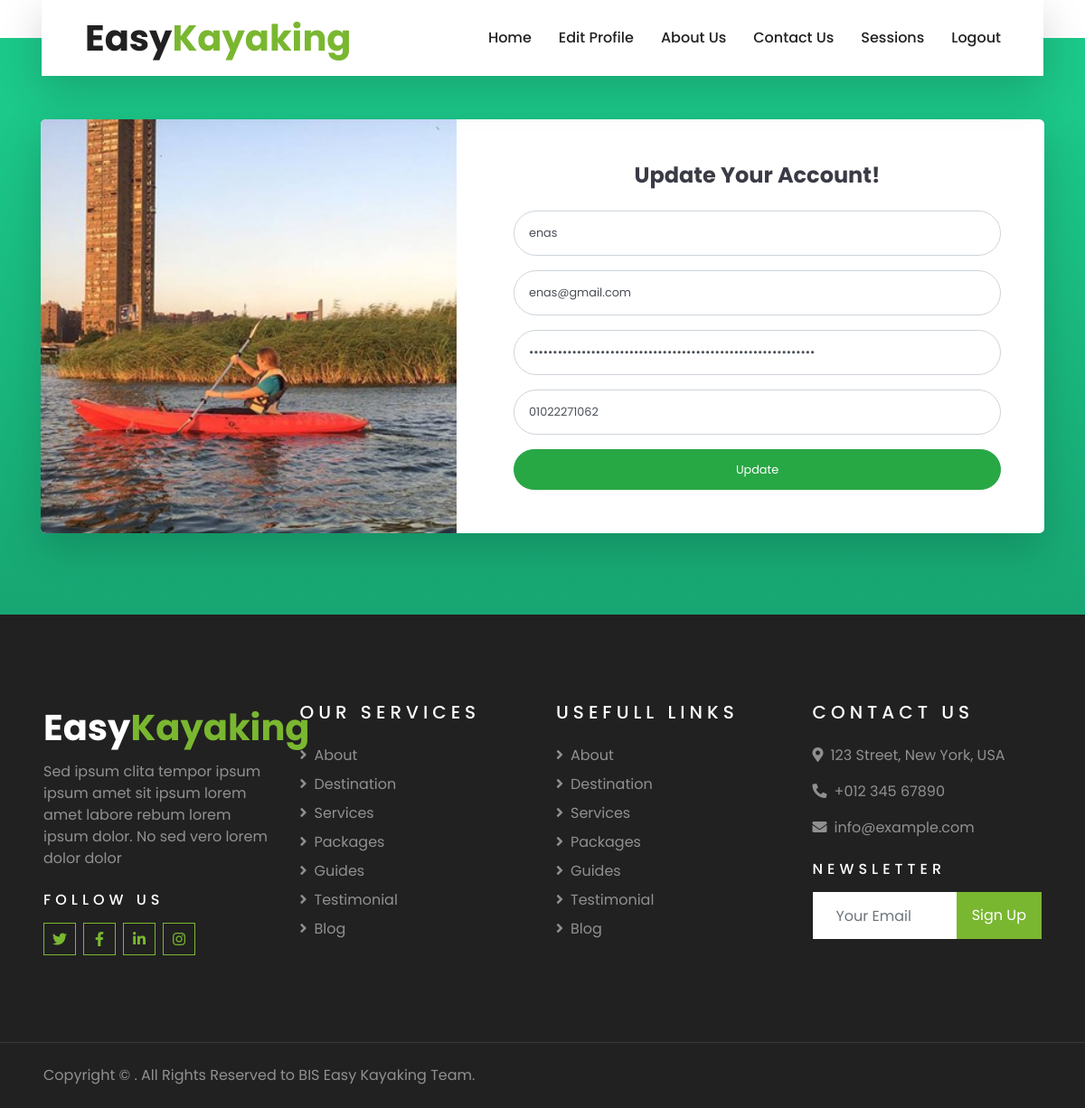
Screenshot of /updateprofile.php?edit=12 (signed in) with the database file from the repository.
### tables this page shows
CREATE TABLE `user` (
  `user_id` int(11) NOT NULL,
  `username` varchar(255) NOT NULL,
  `email` varchar(255) NOT NULL,
  `password` varchar(255) NOT NULL,
  `phone` varchar(255) NOT NULL,
  `suspended` varchar(255) NOT NULL
);

### updateprofile.php (the view, shortened to what this page needs)
<?php
include 'navbar.php' ;
if(isset($_SESSION['id'])){
$userName = "";
  $email = "";
  $password = "";
  $phone_no = "";
if(isset($_GET['edit'])){
  $id = $_GET['edit'];
  $select = "SELECT * FROM `user` WHERE `user_id` = $id";
  $selectQuery = mysqli_query($connect, $select);
  $fetchRow = mysqli_fetch_assoc($selectQuery);
  $userName = $fetchRow["username"];
  $email = $fetchRow["email"];
  $password = $fetchRow["password"];
  $phone_no = $fetchRow["phone"];
}
?>
<!DOCTYPE html>
<html lang="en">
<head>
    <link href="vendor/fontawesome-free/css/all.min.css" rel="stylesheet" type="text/css">
    <link href="css/sb-admin-2.min.css" rel="stylesheet">
<link href="https://cdnjs.cloudflare.com/ajax/libs/font-awesome/5.10.0/css/all.min.css" rel="stylesheet">
<link href="lib/owlcarousel/assets/owl.carousel.min.css" rel="stylesheet">
<link href="lib/tempusdominus/css/tempusdominus-bootstrap-4.min.css" rel="stylesheet" />
<link href="css/style.css" rel="stylesheet">
</head>
<body class="bg-gradient-success">
    <div class="container">
        <div class="card o-hidden border-0 shadow-lg my-5">
            <div class="card-body p-0">
                <div class="row">
                    <div class="col-lg-5 d-none d-lg-block bg-register-image"></div>
                    <div class="col-lg-7">
                        <div class="p-5">
                            <div class="text-center">
                                <h1 class="h4 text-gray-900 mb-4">Update Your Account!</h1>
                            </div>
                            <form class="user" enctype="multipart/form-data" method="POST" >
                                <div class="form-group row">
                                    <div class="col-sm-12 mb-3 mb-sm-0">
                                        <input type="text"  name="username" class="form-control form-control-user"
                                            placeholder="User Name" value="<?php echo $userName; ?>">
                                    </div>
                                </div>
                                <div class="form-group">
                                    <input type="email"  name="email" class="form-control form-control-user"
                                        placeholder="Email Address" value="<?php echo $email; ?>">
                                </div>
                                <div class="form-group row">
                                    <div class="col-sm-12 mb-3 mb-sm-0">
                                        <input type="password"  name="password" class="form-control form-control-user"
                                             placeholder="Password" minlength="8" value="<?php echo $password; ?>">
                                    </div>
                                </div>
                                <div class="form-group row">
                                    <div class="col-sm-12 mb-3 mb-sm-0">
                                        <input type="tel" name="phone"  class="form-control form-control-user"
                                            placeholder="Phone" value="<?php echo $phone_no; ?>" minlength="11" maxlength="11">
                                    </div>
                                </div>
                                <?php if(isset($_GET["edit"])){ ?>
                                <input type="submit" value="Update" name="update" class="btn btn-success btn-user btn-block">
                                <?php } ?>
                            </form>
                        </div>
                    </div>
                </div>
            </div>
        </div>
    </div>
    <div class="container-fluid bg-dark text-white-50 py-5 px-sm-3 px-lg-5" style="margin-top: 90px;">
        <div class="row pt-5">
            <div class="col-lg-3 col-md-6 mb-5">
                <a href="" class="navbar-brand">
                    <h1 class="text-primary"><span class="text-white">Easy</span>Kayaking</h1>
                </a>
                <p>Sed ipsum clita tempor ipsum ipsum amet sit ipsum lorem amet labore rebum lorem ipsum dolor. No sed vero lorem dolor dolor</p>
                <h6 class="text-white text-uppercase mt-4 mb-3" style="letter-spacing: 5px;">Follow Us</h6>
                <div class="d-flex justify-content-start">
                    <a class="btn btn-outline-primary btn-square mr-2" href="#"><i class="fab fa-twitter"></i></a>
                    <a class="btn btn-outline-primary btn-square mr-2" href="#"><i class="fab fa-facebook-f"></i></a>
                    <a class="btn btn-outline-primary btn-square mr-2" href="#"><i class="fab fa-linkedin-in"></i></a>
                    <a class="btn btn-outline-primary btn-square" href="#"><i class="fab fa-instagram"></i></a>
                </div>
            </div>
            <div class="col-lg-3 col-md-6 mb-5">
                <h5 class="text-white text-uppercase mb-4" style="letter-spacing: 5px;">Our Services</h5>
                <div class="d-flex flex-column justify-content-start">
                    <a class="text-white-50 mb-2" href="#"><i class="fa fa-angle-right mr-2"></i>About</a>
                    <a class="text-white-50 mb-2" href="#"><i class="fa fa-angle-right mr-2"></i>Destination</a>
                    <a class="text-white-50 mb-2" href="#"><i class="fa fa-angle-right mr-2"></i>Services</a>
                    <a class="text-white-50 mb-2" href="#"><i class="fa fa-angle-right mr-2"></i>Packages</a>
                    <a class="text-white-50 mb-2" href="#"><i class="fa fa-angle-right mr-2"></i>Guides</a>
                    <a class="text-white-50 mb-2" href="#"><i class="fa fa-angle-right mr-2"></i>Testimonial</a>
                    <a class="text-white-50" href="#"><i class="fa fa-angle-right mr-2"></i>Blog</a>
                </div>
            </div>
            <div class="col-lg-3 col-md-6 mb-5">
                <h5 class="text-white text-uppercase mb-4" style="letter-spacing: 5px;">Usefull Links</h5>
                <div class="d-flex flex-column justify-content-start">
                    <a class="text-white-50 mb-2" href="#"><i class="fa fa-angle-right mr-2"></i>About</a>
                    <a class="text-white-50 mb-2" href="#"><i class="fa fa-angle-right mr-2"></i>Destination</a>
                    <a class="text-white-50 mb-2" href="#"><i class="fa fa-angle-right mr-2"></i>Services</a>
                    <a class="text-white-50 mb-2" href="#"><i class="fa fa-angle-right mr-2"></i>Packages</a>
                    <a class="text-white-50 mb-2" href="#"><i class="fa fa-angle-right mr-2"></i>Guides</a>
                    <a class="text-white-50 mb-2" href="#"><i class="fa fa-angle-right mr-2"></i>Testimonial</a>
                    <a class="text-white-50" href="#"><i class="fa fa-angle-right mr-2"></i>Blog</a>
                </div>
            </div>
            <div class="col-lg-3 col-md-6 mb-5">
                <h5 class="text-white text-uppercase mb-4" style="letter-spacing: 5px;">Contact Us</h5>
                <p><i class="fa fa-map-marker-alt mr-2"></i>123 Street, New York, USA</p>
                <p><i class="fa fa-phone-alt mr-2"></i>+012 345 67890</p>
                <p><i class="fa fa-envelope mr-2"></i>info@example.com</p>
                <h6 class="text-white text-uppercase mt-4 mb-3" style="letter-spacing: 5px;">Newsletter</h6>
                <div class="w-100">
                    <div class="input-group">
                        <input type="text" class="form-control border-light" style="padding: 25px;" placeholder="Your Email">
                        <div class="input-group-append">
                            <button class="btn btn-primary px-3">Sign Up</button>
                        </div>
                    </div>
                </div>
            </div>
        </div>
    </div>
    <div class="container-fluid bg-dark text-white border-top py-4 px-sm-3 px-md-5" style="border-color: rgba(256, 256, 256, .1) !important;">
        <div class="row">
            <div class="col-lg-6 text-center text-md-left mb-3 mb-md-0">
                <p class="m-0 text-white-50">Copyright &copy; <a href="#"></a>. All Rights Reserved to BIS Easy Kayaking Team.</a>
                </p>
            </div>
        </div>
    </div>
</body>
</html>
<?php }else{
        header("location:/kyak-main/index.php");
    } ?>

### rows the page displays
user: username "enas", email "enas@gmail.com", phone "01022271062"
